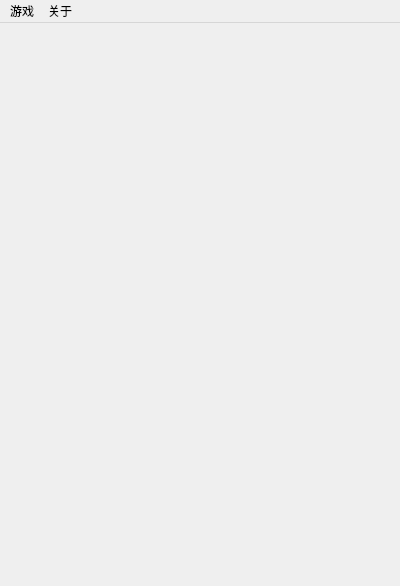
<?xml version="1.0" encoding="UTF-8"?>
<ui version="4.0">
 <class>MainWindow</class>
 <widget class="QMainWindow" name="MainWindow">
  <property name="geometry">
   <rect>
    <x>0</x>
    <y>0</y>
    <width>400</width>
    <height>586</height>
   </rect>
  </property>
  <property name="windowTitle">
   <string>翻金币</string>
  </property>
  <widget class="QWidget" name="centralWidget"/>
  <widget class="QMenuBar" name="menuBar">
   <property name="geometry">
    <rect>
     <x>0</x>
     <y>0</y>
     <width>400</width>
     <height>23</height>
    </rect>
   </property>
   <widget class="QMenu" name="menu">
    <property name="title">
     <string>游戏</string>
    </property>
    <addaction name="actionStart"/>
    <addaction name="actionExit"/>
   </widget>
   <widget class="QMenu" name="menu_2">
    <property name="title">
     <string>关于</string>
    </property>
    <addaction name="actionAbout"/>
   </widget>
   <addaction name="menu"/>
   <addaction name="menu_2"/>
  </widget>
  <action name="actionStart">
   <property name="text">
    <string>开始游戏</string>
   </property>
  </action>
  <action name="actionExit">
   <property name="text">
    <string>退出</string>
   </property>
  </action>
  <action name="actionAbout">
   <property name="text">
    <string>关于</string>
   </property>
  </action>
 </widget>
 <layoutdefault spacing="6" margin="11"/>
 <resources/>
 <connections/>
</ui>
